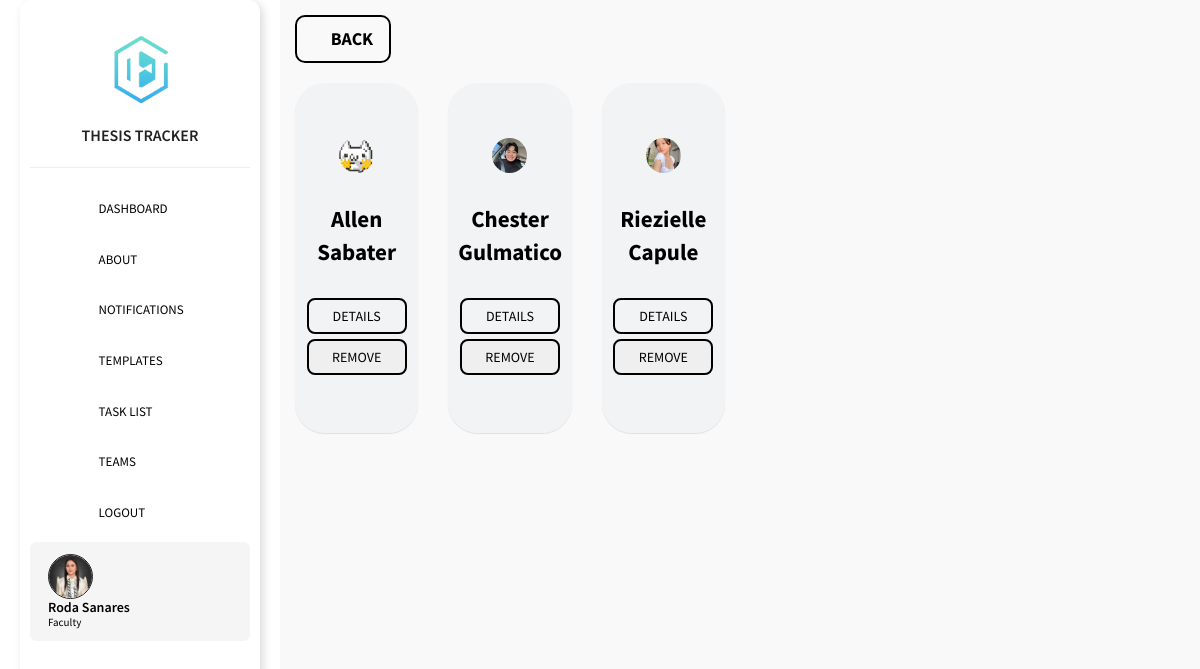
The app's page /admin/viewmembers.php?teams_id=23 (signed in) with its own data.
### tables this page shows
CREATE TABLE `users` (
  `id` int(11) NOT NULL,
  `img` text NOT NULL DEFAULT 'default.png',
  `firstname` text NOT NULL,
  `lastname` text NOT NULL,
  `middlename` text NOT NULL,
  `section` varchar(255) DEFAULT NULL,
  `yr_lvl` varchar(255) DEFAULT NULL,
  `email` text NOT NULL,
  `password` text NOT NULL,
  `passwordtxt` text NOT NULL,
  `department` text NOT NULL,
  `contact` text NOT NULL,
  `address` text NOT NULL,
  `code` int(11) NOT NULL,
  `verification_code` int(11) NOT NULL,
  `type` int(1) NOT NULL DEFAULT 2 COMMENT '0=admin,1=adviser,2=student',
  `status` int(1) NOT NULL
);

CREATE TABLE `teams_member` (
  `teams_member_id` int(11) NOT NULL,
  `adviser_id` int(11) NOT NULL,
  `teams_id` int(11) NOT NULL,
  `users_id` int(11) NOT NULL,
  `individual_grade` double DEFAULT NULL
);

### config/config.php (called while the page is built, shortened)
<?php
class Connection {
    private $servername = "localhost";
    private $username = "root";
    private $password = "";
    private $dbname = "dlsu";
    private $port = 3307;
    public function conn() {
        try {
            $this->dsn = "mysql:host=".$this->servername.";port=".$this->port.";dbname=".$this->dbname;
            $this->pdo = new PDO($this->dsn, $this->username, $this->password, [
                PDO::ATTR_ERRMODE => PDO::ERRMODE_EXCEPTION,
                PDO::ATTR_DEFAULT_FETCH_MODE => PDO::FETCH_ASSOC
            ]);
            return $this->pdo;
        } catch (PDOException $e) {
            die("Connection failed: " . $e->getMessage());
        }
    }
}
?>

### admin/viewmembers.php (the view, shortened to what this page needs)
<?php
  include '../config/config.php';
  class data extends Connection{
    public function managedata(){
?>
<!DOCTYPE html>
<html>
<head><?php include 'head.php'; ?></head>
<body class="hold-transition skin-blue sidebar-mini">
  <div class="wrapper">
    <?php include 'sidebar.php'; ?>
    <div class="content-wrapper" style="height: 100vh;background-color: #f9f9f9;overflow-y: auto;">
      <section class="content">
        <div>
          <a href="teams.php" class='btn btn-lg btn-flat' style="border: 2px solid black;font-style: normal;border-radius: 10px;color: #000;font-weight: bold;"><i class="fas fa-chevron-left"></i> BACK</a>
        </div>
        <br>
          <div class="row">
            <?php $sql = "SELECT * FROM teams_member INNER JOIN users ON teams_member.users_id=users.id WHERE teams_member.teams_id='".$_GET['teams_id']."'";
            $stmt = $this->conn()->query($sql);
            while ($row = $stmt->fetch()) { ?>
              <div class="col-lg-2 col-12">
                <div class="small-box" style="background-color: #e7e9ec6e !important;color:#fff;border-radius: 30px;padding: 30px 0px;height: 350px;">
                  <div class="inner" style="text-align: center;">
                    <img src="../images/<?= $row['img'] ?>" width="35px" height="35px" style="border-radius: 50%;">
                      <p style="color:#000;font-weight: bold;font-size: 23px;margin: 30px 0px;"><?php echo ucwords($row['firstname']); ?> <?php echo ucwords($row['lastname']); ?></p>
                      <a href="details.php?users_id=<?php echo $row['users_id'] ?>&teams_id=<?php echo $row['teams_id'] ?>" class="btn" style="border: 2px solid black;border-radius: 8px;color: #000;display: block;margin: auto;width: 100px;">DETAILS</a>
                      <?php if($_SESSION['type'] == 1): ?>
                        <button class="btn delete" data-delete_teams_member_id="<?php echo $row['teams_member_id'] ?>" style="border: 2px solid black;border-radius: 8px;color: #000;display: block;width: 100px;margin: 5px auto;">REMOVE</button>
                      <?php endif; ?>
                  </div>
                </div>
              </div>
            <?php } ?>
          </div>
      </section>
    </div>
  </div>
</body>
</html>
<?php } } $data = new data(); $data->managedata(); ?>

### admin/sidebar.php (shortened to what this page needs)
<aside class="main-sidebar">
  <section class="sidebar">
    <div class="sidebar-logo">
      <img src="../images/thesishub_logo2.png" alt="Thesis Hub Logo">
    </div>
    <p class="title">THESIS TRACKER</p>
    <hr class="my-4">
    <ul class="sidebar-menu">
    <li><a href="dashboard.php" style="color: black;"><i class="fas fa-tachometer-alt"></i> <span>DASHBOARD</span></a></li>
      <li><a href="about.php" style="color: black;"><i class="fas fa-info-circle"></i> <span>ABOUT</span></a></li>
      <?php if($_SESSION['type'] != 0): ?>
        <li><a href="notifications.php" style="color: black;"><i class="fas fa-bell"></i> <span>NOTIFICATIONS</span></a></li>
      <?php endif; ?>
      <li><a href="templates.php" style="color: black;"><i class="fas fa-book"></i> <span>TEMPLATES</span></a></li>
      <?php if($_SESSION['type'] == 1 || $_SESSION['type'] == 2): ?>
        <li><a href="tasklist.php" style="color: black;"><i class="fas fa-tasks"></i> <span>TASK LIST</span></a></li>
      <?php endif; ?>
      <li><a href="teams.php" style="color: black;"><i class="fas fa-users"></i> <span>TEAMS</span></a></li>
      <li><a style="color: black;" href="../logout.php" onclick="return confirm('Are you sure you want to logout?');"><i class="fas fa-sign-out-alt"></i> <span>LOGOUT</span></a></li>
    </ul>
    <ul class="sidebar-menu">
      <li>
        <?php
          $sql = "SELECT * FROM users WHERE id = '".$_SESSION['id']."'";
          $stmt = $this->conn()->query($sql);
          $row = $stmt->fetch();
        ?>
        <a href="#profile" data-toggle="modal" id="updateprofile" class="sidebar-profile"
          data-firstname="<?= $row['firstname'] ?>"
          data-users_id="<?= $row['id'] ?>"
          data-lastname="<?= $row['lastname'] ?>"
          data-email="<?= $row['email'] ?>"
          data-img="<?= $row['img'] ?>"
        >
          <img src="../images/<?php echo $row['img'] ?>" alt="User Profile">
          <div class="profile-info">
            <span class="name"><?php echo $row['firstname'] . " " . $row['lastname']; ?></span>
            <span class="role"><?php echo ($_SESSION['type'] == 1) ? "Faculty" : ($_SESSION['type'] == 2 ? "Student" : "Admin"); ?></span>
          </div>
        </a>
      </li>
    </ul>
  </section>
</aside>

### admin/head.php (style rules this page uses)
i { font-style: normal; }
.small-box { height: 200px; border-radius: 10px; text-align: center; padding: 20px; font-size: 2.5rem; font-weight: bold; place-content: center; }

### admin/sidebar.php (style rules this page uses)
.main-sidebar { position: fixed; left: 20px; top: 50%; transform: translateY(-50%); width: 240px; background: #ffffff; border-radius: 12px; box-shadow: 3px 3px 10px rgba(0, 0, 0, 0.15); padding: 10px; transition: all 0.3s ease-in-out; }
.sidebar-logo { text-align: center; padding: 10px 0; }
.sidebar-logo img { width: 80%; max-width: 120px; }
.title { font-size: 16px; font-weight: 600; text-align: center; color: #222; margin-bottom: 15px; }
.sidebar-menu { list-style: none; padding: 0; margin: 0; }
.sidebar-menu li { display: block; margin-bottom: 8px; }
.sidebar-menu a { display: flex; align-items: center; padding: 8px 12px; font-size: 13px; border-radius: 6px; transition: all 0.3s ease; color: #222; font-weight: 500; text-decoration: none; white-space: nowrap; }
.sidebar-menu i { font-size: 14px; margin-right: 8px; color: #222; transition: color 0.3s ease; }
.sidebar-profile { display: flex; align-items: center; gap: 10px; padding: 10px; background: #f5f5f5; border-radius: 8px; font-size: 13px; font-weight: 500; transition: 0.3s ease; color: black; white-space: nowrap; overflow: hidden; text-decoration: none; }
.sidebar-profile img { width: 45px; height: 45px; border-radius: 50%; object-fit: cover; border: 1.5px solid #222; }
.sidebar-profile .profile-info { display: flex; flex-direction: column; line-height: 1.2; }
.sidebar-profile .profile-info .name { font-weight: 600; font-size: 14px; color: black; }
.sidebar-profile .profile-info .role { font-size: 11px; color: black; }

### records on screen
users: img (picture), firstname "Roda", lastname "Sanares"
teams_member: users.img (picture), users.firstname "Allen", users.lastname "Sabater"
teams_member: users.img (picture), users.firstname "Chester", users.lastname "Gulmatico"
teams_member: users.img (picture), users.firstname "Riezielle", users.lastname "Capule"
